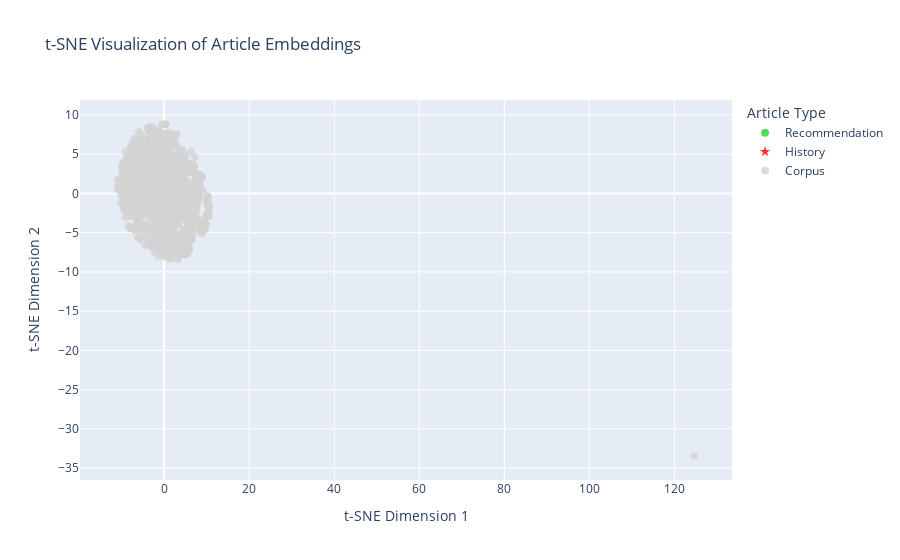

Source (notebook cell):
### Markdown cell above
## T-SNE Visualization of Recommendations

### Code cell
if top_recommendations:
    reco_urls = [rec[0] for rec in top_recommendations]

    plot_df = corpus_data.copy()
    plot_df['status'] = 'Corpus'
    plot_df.loc[plot_df['url'].isin(history_urls_to_process), 'status'] = 'History'
    plot_df.loc[plot_df['url'].isin(reco_urls), 'status'] = 'Recommendation'
    
    print("Running t-SNE on corpus vectors (sample)")
    # Using a subset for performance.
    sample_size = 2000 
    if corpus_vectors.shape[0] > sample_size:
        special_indices = plot_df[plot_df['status'] != 'Corpus'].index
        corpus_indices = plot_df[plot_df['status'] == 'Corpus'].index
        random_corpus_indices = np.random.choice(
            corpus_indices, 
            size=min(len(corpus_indices), sample_size - len(special_indices)), 
            replace=False
        )
        
        tsne_indices = np.concatenate([special_indices, random_corpus_indices])
        tsne_vectors = corpus_vectors[tsne_indices]
        tsne_df = plot_df.loc[tsne_indices].reset_index(drop=True)
    else:
        tsne_vectors = corpus_vectors
        tsne_df = plot_df
        
    tsne = TSNE(n_components=2, perplexity=30, random_state=42, n_iter=300, init='random')
    tsne_results = tsne.fit_transform(tsne_vectors.toarray())
    
    tsne_df['tsne_x'] = tsne_results[:, 0]
    tsne_df['tsne_y'] = tsne_results[:, 1]
    
    fig = px.scatter(
        tsne_df,
        x='tsne_x',
        y='tsne_y',
        color='status',
        symbol='status',
        hover_name='title',
        title='t-SNE Visualization of Article Embeddings',
        labels={'tsne_x': 't-SNE Dimension 1', 'tsne_y': 't-SNE Dimension 2'},
        category_orders={'status': ['Recommendation', 'History', 'Corpus']},
        color_discrete_map={
            'Recommendation': 'limegreen',
            'History': 'red',
            'Corpus': 'lightgrey'
        },
        symbol_map={
            'Recommendation': 'circle',
            'History': 'star',
            'Corpus': 'circle'
        }
    )

    fig.update_traces(
        marker=dict(size=8, opacity=0.8),
        selector=dict(mode='markers')
    )
    fig.update_layout(legend_title_text='Article Type')
    fig.show()

else:
    print("No recommendations were generated, so t-SNE visualization cannot be shown.")

### Figure 1 — Plotly figure (JSON) as saved in the notebook; plotly's stock layout.template omitted (floating-point values rounded to 4 significant figures; data arrays with more than 128 entries replaced by an {"elided": "..."} marker saying what was removed)
{"data": [{"hovertemplate": "<b>%{hovertext}</b><br><br>status=Recommendation<br>t-SNE Dimension 1=%{x}<br>t-SNE Dimension 2=%{y}<extra></extra>", "hovertext": ["Outline of machine learning", "Symbolic artificial intelligence", "Applications of artificial intelligence", "Ethics of artificial intelligence", "History of artificial intelligence", "Outline of machine learning", "Symbolic artificial intelligence", "Applications of artificial intelligence", "Ethics of artificial intelligence", "History of artificial intelligence", "Applications of artificial intelligence"], "legendgroup": "Recommendation", "marker": {"color": "limegreen", "opacity": 0.8, "size": 8, "symbol": "circle"}, "mode": "markers", "name": "Recommendation", "showlegend": true, "type": "scattergl", "x": [3.19, 0.4624, 0.2803, 0.1828, 0.2176, 3.19, 0.4631, 0.2798, 0.185, 0.2171, 0.2765], "xaxis": "x", "y": [-0.1477, -1.516, -1.594, -1.687, -1.624, -0.1477, -1.516, -1.594, -1.687, -1.622, -1.606], "yaxis": "y"}, {"hovertemplate": "<b>%{hovertext}</b><br><br>status=History<br>t-SNE Dimension 1=%{x}<br>t-SNE Dimension 2=%{y}<extra></extra>", "hovertext": ["Machine learning", "Natural language processing", "Machine learning", "Natural language processing", "Machine learning"], "legendgroup": "History", "marker": {"color": "red", "opacity": 0.8, "size": 8, "symbol": "star"}, "mode": "markers", "name": "History", "showlegend": true, "type": "scattergl", "x": [3.186, -1.148, 3.189, -1.148, 3.191], "xaxis": "x", "y": [0.06189, -1.723, 0.06343, -1.722, 0.06212], "yaxis": "y"}, {"hovertemplate": "<b>%{hovertext}</b><br><br>status=Corpus<br>t-SNE Dimension 1=%{x}<br>t-SNE Dimension 2=%{y}<extra></extra>", "hovertext": {"elided": "1984 str values"}, "legendgroup": "Corpus", "marker": {"color": "lightgrey", "opacity": 0.8, "size": 8, "symbol": "circle"}, "mode": "markers", "name": "Corpus", "showlegend": true, "type": "scattergl", "x": {"elided": "1984 float values"}, "xaxis": "x", "y": {"elided": "1984 float values"}, "yaxis": "y"}], "layout": {"legend": {"title": {"text": "Article Type"}, "tracegroupgap": 0}, "title": {"text": "t-SNE Visualization of Article Embeddings"}, "xaxis": {"anchor": "y", "domain": [0, 1], "title": {"text": "t-SNE Dimension 1"}}, "yaxis": {"anchor": "x", "domain": [0, 1], "title": {"text": "t-SNE Dimension 2"}}}}
